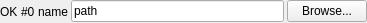
<?xml version="1.0" encoding="UTF-8"?>
<ui version="4.0">
 <class>ScriptWidget</class>
 <widget class="QWidget" name="ScriptWidget">
  <property name="geometry">
   <rect>
    <x>0</x>
    <y>0</y>
    <width>367</width>
    <height>23</height>
   </rect>
  </property>
  <property name="windowTitle">
   <string>Form</string>
  </property>
  <layout class="QHBoxLayout" name="horizontalLayout">
   <property name="spacing">
    <number>3</number>
   </property>
   <property name="leftMargin">
    <number>0</number>
   </property>
   <property name="topMargin">
    <number>0</number>
   </property>
   <property name="rightMargin">
    <number>0</number>
   </property>
   <property name="bottomMargin">
    <number>0</number>
   </property>
   <item>
    <widget class="QLabel" name="statusLabel">
     <property name="text">
      <string>OK</string>
     </property>
    </widget>
   </item>
   <item>
    <widget class="QLabel" name="lineLabel">
     <property name="text">
      <string>#0</string>
     </property>
    </widget>
   </item>
   <item>
    <widget class="QLabel" name="nameLabel">
     <property name="text">
      <string>name</string>
     </property>
    </widget>
   </item>
   <item>
    <widget class="QLineEdit" name="pathEdit">
     <property name="text">
      <string>path</string>
     </property>
    </widget>
   </item>
   <item>
    <widget class="QPushButton" name="browseButton">
     <property name="text">
      <string>Browse...</string>
     </property>
    </widget>
   </item>
  </layout>
 </widget>
 <resources/>
 <connections/>
</ui>
